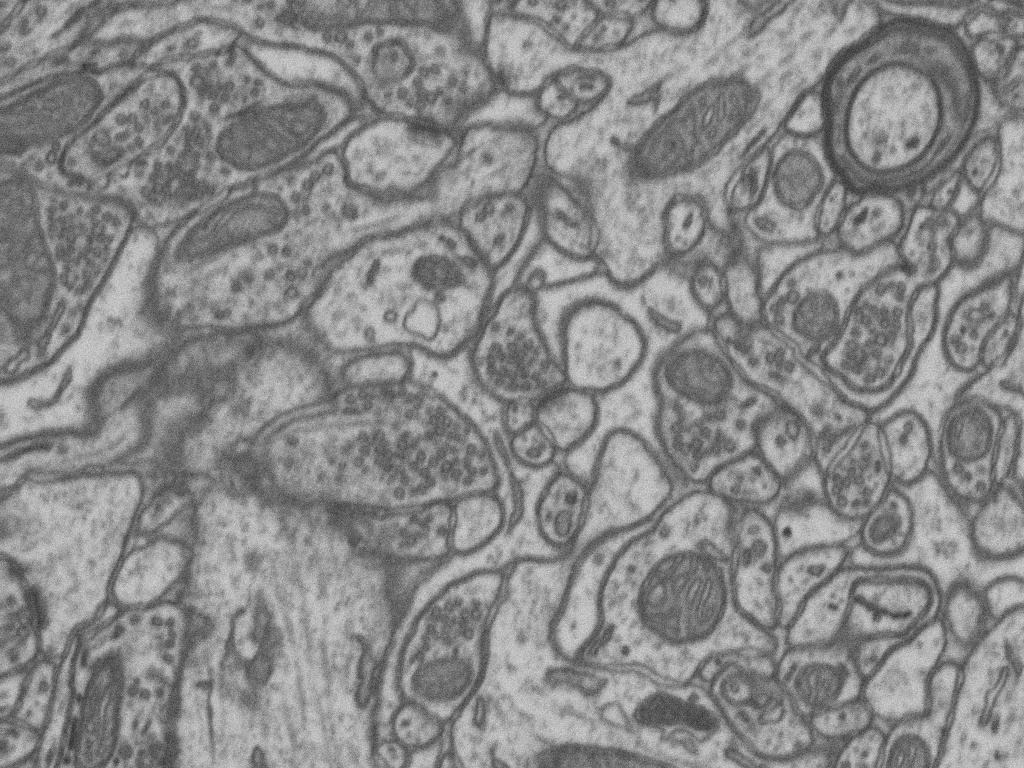
#> input picture temp_input.jpg, 1024 x 768 px
$ python -i imagePreprocessing.py   (imports and definitions only)
#> lines starting #> are read from the running program, lines starting #| are printed output that depends on the picture
#> further down, picture is the input picture: shape (768, 1024, 3); min 44, max 222, mean 136.2
# 这里是基于pytorch，添加的一些图像预处理的函数

'''
总结：
采用"先预处理后切patch"的策略
预处理步骤顺序参考random_preprocess
'''
import datetime
import json
import cv2
import numpy as np
import torch
import matplotlib
import matplotlib.pyplot as plt
import os
from skimage import morphology # for denoise
import random

class ImagePreprocessor:

    # 图像size填充处理 以及 填充像素的颜色修改
    # @staticmethod
    # def check_and_pad_image(image, mask, patch_size, padding=None):
    #     """
    #     检查图片尺寸是否能被patch_size整除，如果不能则根据指定的填充值进行填充
    #     Args:
    #         image: 原始图像 (H, W, C)
    #         mask: 对应的mask (H, W)
    #         patch_size: patch大小
    #         padding: 可选的填充值元组 (top_pad, bottom_pad, left_pad, right_pad)
    #     Returns:
    #         处理后的image和mask，以及填充信息
    #     """
    #     original_h, original_w = image.shape[:2]

    #     # 计算需要填充的像素数
    #     if padding is not None:
    #         # 使用提供的填充值
    #         top_pad, bottom_pad, left_pad, right_pad = padding
    #     else:
    #         # 计算需要填充的像素数，使其能被patch_size整除
    #         pad_h = (patch_size - original_h % patch_size) % patch_size
    #         pad_w = (patch_size - original_w % patch_size) % patch_size

    #         # 将填充平均分布在两侧
    #         top_pad = pad_h // 2
    #         bottom_pad = pad_h - top_pad
    #         left_pad = pad_w // 2
    #         right_pad = pad_w - left_pad

    #         # 创建填充信息
    #         padding = (top_pad, bottom_pad, left_pad, right_pad)

    #     # 记录原始尺寸和填充信息（可以返回给调用者）
    #     padding_info = {
    #         "padding": padding,
    #         "original_size": (original_h, original_w)
    #     }

    #     # 检查是否需要填充
    #     if top_pad == 0 and bottom_pad == 0 and left_pad == 0 and right_pad == 0:
    #         return image, mask, padding_info

    #     # 对图像进行填充（黑色）
    #     image = cv2.copyMakeBorder(image,
    #                             top_pad, bottom_pad,
    #                             left_pad, right_pad,
    #                             cv2.BORDER_CONSTANT,
    #                             value=[0, 0, 0])

    #     # 对mask进行填充（使用背景颜色）
    #     background_value = 0
    #     mask = cv2.copyMakeBorder(mask,
    #                             top_pad, bottom_pad,
    #                             left_pad, right_pad,
    #                             cv2.BORDER_CONSTANT,
    #                             value=background_value)

    #     return image, mask

    ### 3.28新增完善填充处理的图片和背景pixel值设置
    # [301 lines left out: functions check_and_pad_image, calculate_padding_info, _handle_edges, handle_transparent_edges, preprocess_with_padding_info, not called in this run]

    ################### 以下是详细的图像预处理的函数(没说明那就是对单张大图进行处理) ##########

# 图像归一化(两种方法)
    ''' 主要用途是把图片统一设置亮度、对比度、饱和度，
        使得图片的颜色分布更加均匀，从而提高模型的泛化能力。
        归一化的操作统一是对整张图片做的而不是对patche做的。

    '''
    ##########
    # 改进尝试，3.3版本，保留更多细节的归一化，建议使用
    # [50 lines left out: function normalize_image, not called in this run]

    ###########

    ###########
    # 旧版本3.3之前的归一化方法

    # @staticmethod # 此方法需要结合前后景识别生成的mask去使用
    # def normalize_image(image, mask=None):
    #     """
    #     改进的归一化处理，考虑有效区域
    #     Args:
    #         image: 原始图像 (H, W, C)
    #         mask: 有效区域掩码 (H, W)，None表示全图有效
    #     Returns:
    #         归一化后的图像
    #     """
    #     image = image.astype(np.float32)

    #     if mask is None:
    #         # 如果没有提供mask，使用全图
    #         mean = np.mean(image, axis=(0, 1))
    #         std = np.std(image, axis=(0, 1))
    #     else:
    #         # 只计算有效区域的统计量
    #         mask = mask.astype(bool)
    #         mean = []
    #         std = []
    #         for c in range(image.shape[2]):
    #             channel = image[..., c]
    #             mean.append(np.mean(channel[mask]))
    #             std.append(np.std(channel[mask]))
    #         mean = np.array(mean)
    #         std = np.array(std)

    #     # 归一化处理
    #     image = (image - mean) / (std + 1e-7)
    #     image = np.clip(image * 255, 0, 255)

    #     return image.astype(np.uint8)

    ###########


# 直方图均衡化(两种方法)

    ###########
    # 改进尝试，3.3版本，用到CLAHE算法

    # @staticmethod
    # def histogram_equalization(image, mask=None, clip_limit=2.0, tile_grid_size=(8, 8)):
    #     """
    #     改进的直方图均衡化，使用CLAHE算法并考虑有效区域
    #     Args:
    #         image: 原始图像 (H, W, C)
    #         mask: 有效区域掩码 (H, W)，None表示全图有效
    #         clip_limit: CLAHE算法的对比度限制参数
    #         tile_grid_size: CLAHE算法的网格大小
    #     Returns:
    #         均衡化后的图像
    #     """
    #     # 转换到LAB色彩空间（比HSV更适合处理医学图像）
    #     lab = cv2.cvtColor(image, cv2.COLOR_RGB2LAB)
    #     l_channel = lab[:,:,0]

    #     # 创建CLAHE对象
    #     clahe = cv2.createCLAHE(clipLimit=clip_limit, tileGridSize=tile_grid_size)

    #     if mask is None:
    #         # 如果没有提供mask，对整个亮度通道应用CLAHE
    #         l_channel = clahe.apply(l_channel)
    #     else:
    #         # 只对有效区域进行CLAHE处理
    #         mask = mask.astype(bool)

    #         # 为了只处理掩码区域，我们需要创建副本
    #         l_output = l_channel.copy()

    #         # 在掩码区域应用CLAHE
    #         # 注意：这里我们仍然对整个通道应用CLAHE，但只复制掩码区域的结果
    #         l_equalized = clahe.apply(l_channel)
    #         l_output[mask] = l_equalized[mask]

    #         # 更新亮度通道
    #         l_channel = l_output

    #     # 更新LAB图像的亮度通道
    #     lab[:,:,0] = l_channel

    #     # 将LAB转回RGB
    #     result = cv2.cvtColor(lab, cv2.COLOR_LAB2RGB)

    #     # 轻微锐化以增强细胞边界（可选，如果效果不好可以注释掉）
    #     kernel = np.array([[-0.5,-0.5,-0.5],
    #                     [-0.5, 5,-0.5],
    #                     [-0.5,-0.5,-0.5]])
    #     result = cv2.filter2D(result, -1, kernel)

    #     return result.astype(np.uint8)

    ###########

    # 3.3前的旧版本
    # @staticmethod # 此方法需要结合前后景识别生成的mask去使用,旧版本
    # def histogram_equalization(image, mask=None):
    #     """
    #     改进的直方图均衡化，考虑有效区域
    #     Args:
    #         image: 原始图像 (H, W, C)
    #         mask: 有效区域掩码 (H, W)，None表示全图有效
    #     Returns:
    #         均衡化后的图像
    #     """
    #     # 1. 添加输入验证
    #     if image.dtype != np.uint8:
    #         raise ValueError("输入图像应为uint8类型")

    #     # 2. 处理单通道图像的情况
    #     if len(image.shape) == 2:
    #         image = cv2.cvtColor(image, cv2.COLOR_GRAY2RGB)

    #     hsv = cv2.cvtColor(image, cv2.COLOR_RGB2HSV)
    #     v_channel = hsv[..., 2].copy()  # 3. 使用copy避免修改原数组

    #     if mask is None:
    #         v_channel = cv2.equalizeHist(v_channel)
    #     else:
    #         # 4. 确保mask是二值且与图像尺寸匹配
    #         if mask.shape != image.shape[:2]:
    #             raise ValueError("mask尺寸与图像不匹配")
    #         mask = mask.astype(bool)

    #         valid_v = v_channel[mask]
    #         if len(valid_v) == 0:
    #             return image  # 5. 无有效区域时直接返回

    #         # 6. 使用更精确的直方图计算方法
    #         hist = np.histogram(valid_v, bins=256, range=(0, 256))[0]
    #         cdf = hist.cumsum()
    #         cdf_normalized = (cdf - cdf.min()) * 255 / (cdf.max() - cdf.min() + 1e-6)

    #         # 7. 使用查找表提高效率
    #         lut = np.interp(np.arange(256), np.arange(256), cdf_normalized).astype(np.uint8)
    #         v_channel[mask] = lut[valid_v]

    #     hsv[..., 2] = v_channel
    #     return cv2.cvtColor(hsv, cv2.COLOR_HSV2RGB)

 ##### 3.28矫正图片格式的histogram，对3.3的修订版(4.11使用，后续发现有问题就尝试再修订)
    @staticmethod
    def histogram_equalization(image, mask=None):
        """
        直方图均衡化，考虑有效区域，并保持输入输出格式一致
        Args:
            image: 原始图像 (H, W, C)，BGR或RGB格式，3通道
            mask: 有效区域掩码 (H, W)，灰度格式，值为0、2、255
        Returns:
            均衡化后的图像，与输入格式相同
        """
        # 检查输入类型
        if image.dtype != np.uint8:
            raise ValueError("输入图像应为uint8类型")

        # 保存原始图像形状信息
        original_shape = image.shape
#> original_shape = (768, 1024, 3)
        channels = 1 if len(original_shape) == 2 else original_shape[2]
#> channels = 3

        # 对RGB/BGR图像处理 - 转HSV处理亮度通道
        if channels == 3:
            # 转HSV以处理亮度通道
            hsv = cv2.cvtColor(image, cv2.COLOR_BGR2HSV)  # 假设是BGR格式，如实际是RGB则需调整
#> hsv: shape (768, 1024, 3); mean H, S, V 0, 0, 136.2
            v_channel = hsv[..., 2].copy()

            if mask is None:
                # 整体均衡化
                v_channel = cv2.equalizeHist(v_channel)
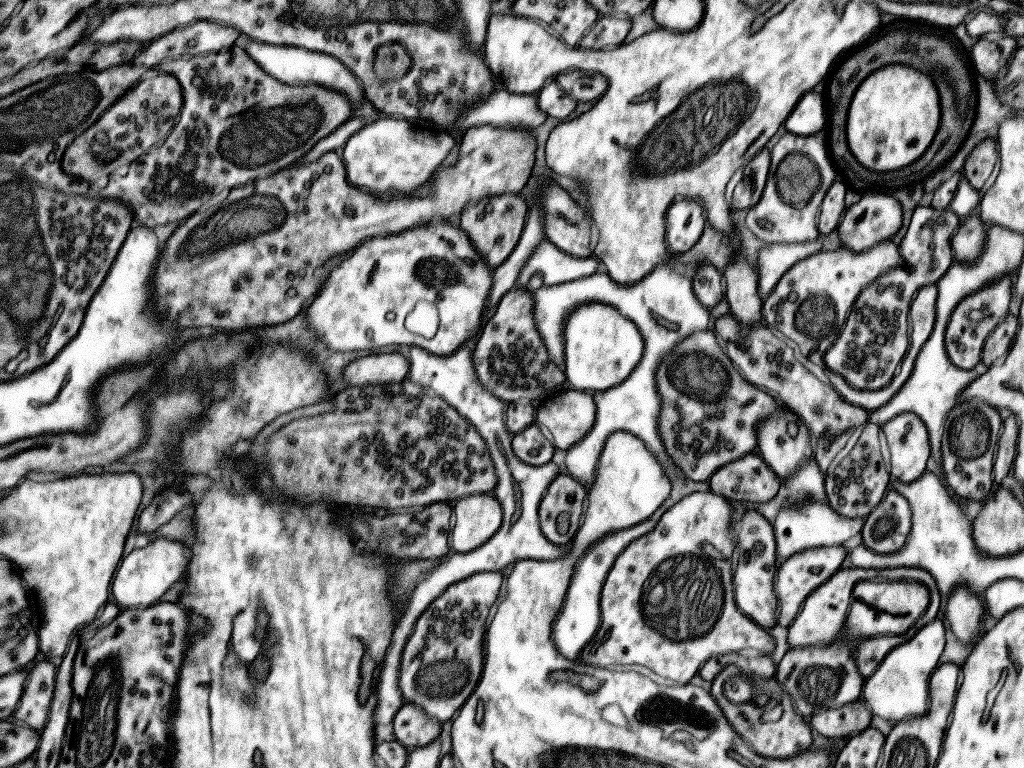
#> v_channel: shape (768, 1024); min 0, max 255, mean 128.6
            else:
                # 确保mask是二值且与图像尺寸匹配
                if mask.shape != image.shape[:2]:
                    raise ValueError("mask尺寸与图像不匹配")

                # 创建有效区域mask - 通常我们将非背景区域视为有效区域
                # 根据您的数据，值为2的是背景，所以mask != 2的是有效区域
                valid_mask = (mask != 2)

                valid_v = v_channel[valid_mask]
                if len(valid_v) == 0:
                    return image  # 无有效区域时直接返回

                # 直方图均衡化
                hist = np.histogram(valid_v, bins=256, range=(0, 256))[0]
                cdf = hist.cumsum()
                # 避免除零错误
                if cdf[-1] == 0:
                    return image
                cdf_normalized = (cdf - cdf.min()) * 255 / (cdf.max() - cdf.min() + 1e-6)

                # 使用查找表
                lut = np.interp(np.arange(256), np.arange(256), cdf_normalized).astype(np.uint8)
                v_channel[valid_mask] = lut[valid_v]

            # 更新亮度通道
            hsv[..., 2] = v_channel
#> hsv: shape (768, 1024, 3); mean H, S, V 0, 0, 128.6

            # 转回原始颜色空间
            result = cv2.cvtColor(hsv, cv2.COLOR_HSV2BGR)  # 与转换时使用相同的变换对

        # 对灰度图直接处理
        else:
            if mask is None:
                result = cv2.equalizeHist(image)
            else:
                if mask.shape != image.shape:
                    raise ValueError("mask尺寸与图像不匹配")

                练的时候使用valid_mask = (mask != 2)
                v_channel = image.copy()
                valid_v = v_channel[valid_mask]

                if len(valid_v) == 0:
                    return image

                hist = np.histogram(valid_v, bins=256, range=(0, 256))[0]
                cdf = hist.cumsum()
                if cdf[-1] == 0:
                    return image
                cdf_normalized = (cdf - cdf.min()) * 255 / (cdf.max() - cdf.min() + 1e-6)

                lut = np.interp(np.arange(256), np.arange(256), cdf_normalized).astype(np.uint8)
                v_channel[valid_mask] = lut[valid_v]

                result = v_channel

        return result.astype(np.uint8)

    # [97 lines of commented-out code are left out]
    # [32 lines left out: functions enhance_image, standardize_image, not called in this run]

    # [23 lines of commented-out code are left out]
    ''' 可能不同的图片发来的细胞比例不同，需要进行矫正，
        比如同样一个细胞，近距离拍摄和远距离拍的大小就不同，
        需要将其要调整到一样大小,有一个想法就是取一个数据集某几个图片得出大致的细胞比例，
        然后对所有导入的数据图片进行矫正，这样就可以保证所有图片的细胞比例都一样了。
        主要算法就是根据最初计算的基本比例，计算出当前图片的比例，然后进行等比例的缩放，
        这样就可以保证细胞的大小基本一致。
    '''


    # 图像旋转
    '''
    这个函数专注于图像旋转，同时处理图像及其对应的掩码。
    旋转是以图像中心为旋转中心，旋转后维持图像的原始尺寸。
    旋转角度通过参数angle从外部获取。
    '''
    # @staticmethod
    # def rotate(img, mask, angle):
    #     # 获取图像尺寸
    #     h, w = img.shape[:2]
    #     # 设置旋转中心为图像中心
    #     center = (w/2, h/2)
    #     # 计算旋转矩阵
    #     M = cv2.getRotationMatrix2D(center, angle, 1.0)
    #     # 对图像进行旋转
    #     rotated_img = cv2.warpAffine(img, M, (w, h))
    #     # 对掩码进行相同的旋转
    #     rotated_mask = cv2.warpAffine(mask, M, (w, h))

    #     return rotated_img, rotated_mask

    # [56 lines left out: function rotate, not called in this run]

    # 图像缩放
    '''
    这个函数专注于图像缩放，同时处理图像及其对应的掩码。
    缩放是按照比例进行的，直接返回缩放后的图像和掩码。
    缩放比例通过参数scale从外部获取。
    '''
    # [735 lines left out: functions scale, adjust_brightness, adjust_contrast, generate_mask, show_image, advanced_denoise and 7 more, not called in this run]

>>> import cv2
>>> picture = cv2.imread('../temp_input.jpg')
>>> result = ImagePreprocessor().histogram_equalization(picture)

$ run again, on WeChat 圖片_20221018184136.jpg
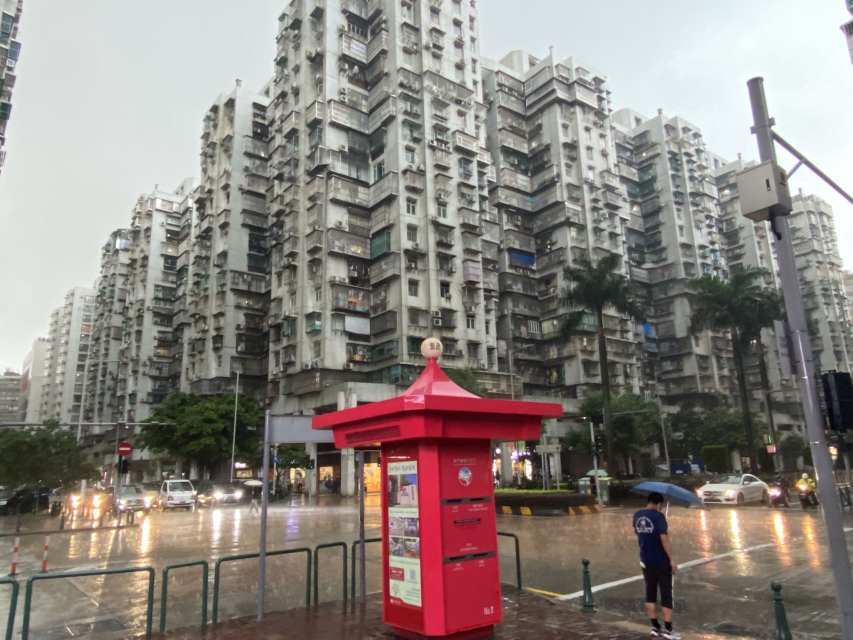
#> input picture WeChat 圖片_20221018184136.jpg, 1706 x 1279 px (shown at 1/2 size)
#> picture is the input picture: shape (1279, 1706, 3); mean B, G, R 126.1, 131.2, 139
#> in histogram_equalization, `v_channel = cv2.equalizeHist(v_channel)`:
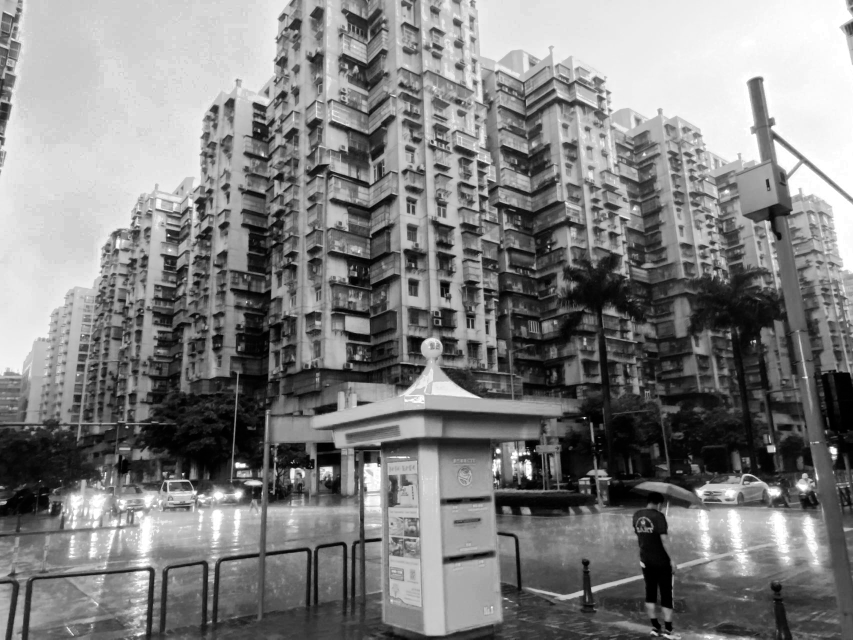
#> v_channel: shape (1279, 1706) (shown at 1/2 size); min 0, max 255, mean 128.2
#> in histogram_equalization, `result = cv2.cvtColor(hsv, cv2.COLOR_HSV2BGR)`:
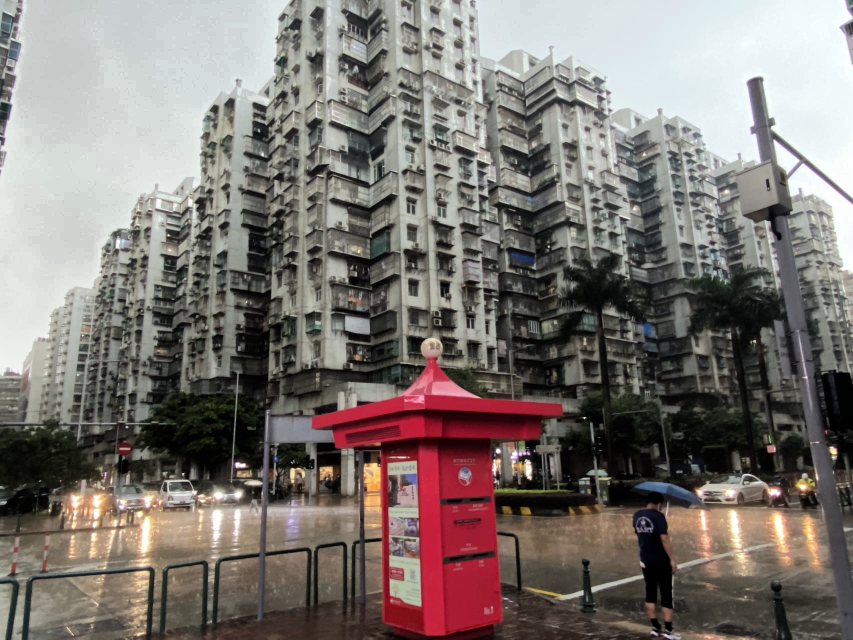
#> result: shape (1279, 1706, 3) (shown at 1/2 size); mean B, G, R 113.8, 118.2, 125.3

$ run again, on temp.jpg
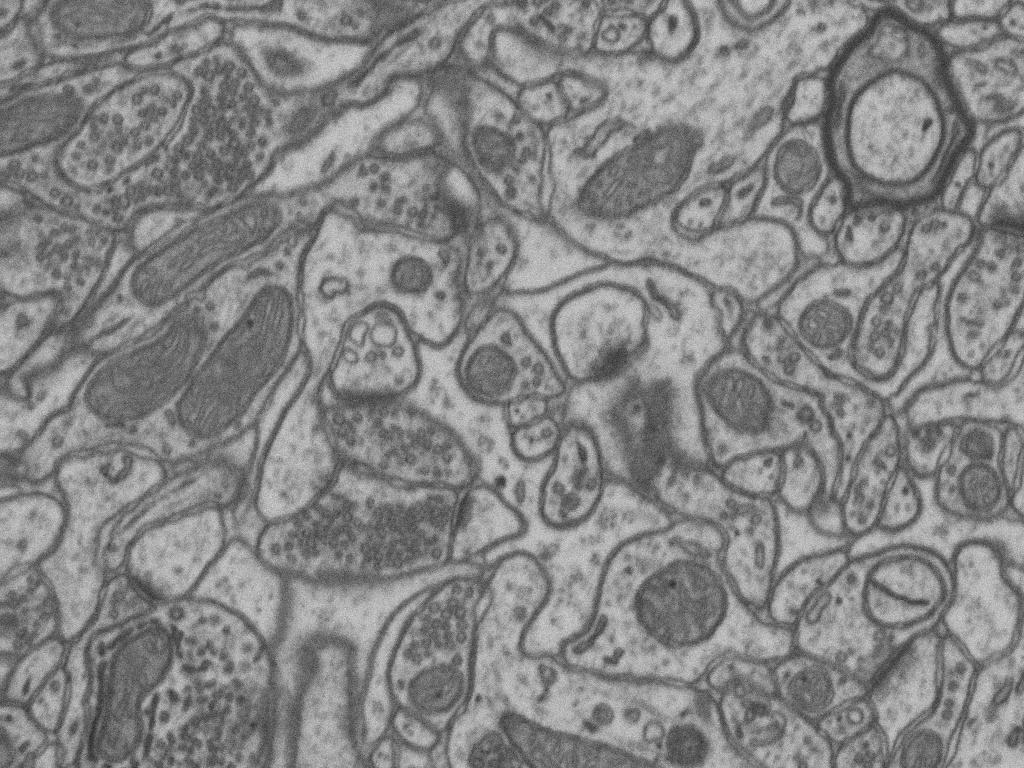
#> input picture temp.jpg, 1024 x 768 px
#> picture is the input picture: shape (768, 1024, 3); min 41, max 218, mean 132.3
#> in histogram_equalization, `v_channel = cv2.equalizeHist(v_channel)`:
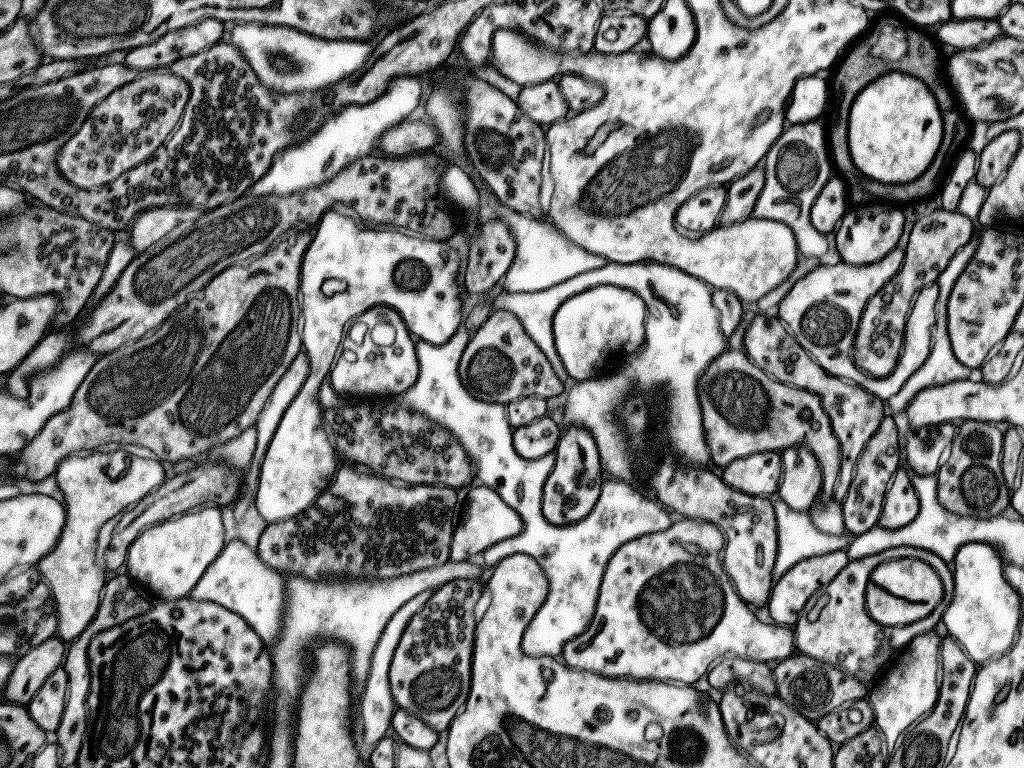
#> v_channel: shape (768, 1024); min 0, max 255, mean 128.7
